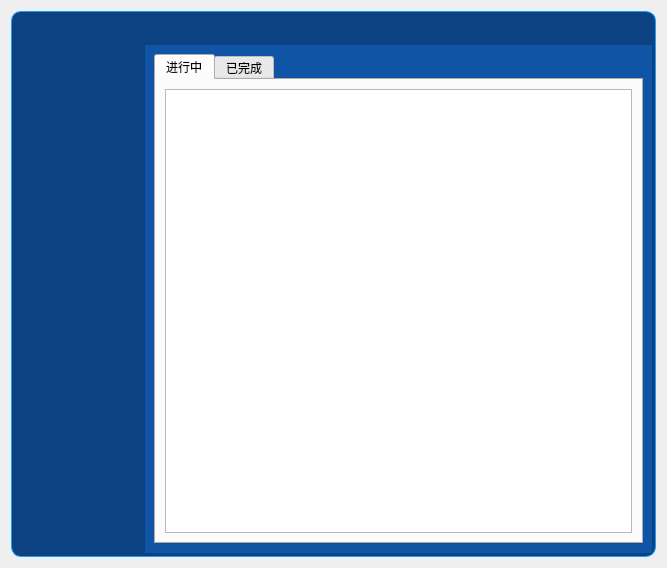
<?xml version="1.0" encoding="UTF-8"?>
<ui version="4.0">
 <class>HomeWidget</class>
 <widget class="QWidget" name="HomeWidget">
  <property name="geometry">
   <rect>
    <x>0</x>
    <y>0</y>
    <width>667</width>
    <height>568</height>
   </rect>
  </property>
  <property name="windowTitle">
   <string>HomeWidget</string>
  </property>
  <property name="styleSheet">
   <string notr="true"/>
  </property>
  <layout class="QVBoxLayout" name="verticalLayout_2">
   <item>
    <widget class="QWidget" name="Centeral" native="true">
     <property name="styleSheet">
      <string notr="true">#Centeral
{
background:rgb(13, 66, 130);
border-radius:10px;
border:1px solid rgb(30,157,255);
}</string>
     </property>
     <layout class="QVBoxLayout" name="verticalLayout_3">
      <property name="spacing">
       <number>0</number>
      </property>
      <property name="leftMargin">
       <number>4</number>
      </property>
      <property name="topMargin">
       <number>4</number>
      </property>
      <property name="rightMargin">
       <number>4</number>
      </property>
      <property name="bottomMargin">
       <number>4</number>
      </property>
      <item>
       <layout class="QHBoxLayout" name="TitleLaylout">
        <item>
         <spacer name="horizontalSpacer">
          <property name="orientation">
           <enum>Qt::Orientation::Horizontal</enum>
          </property>
          <property name="sizeHint" stdset="0">
           <size>
            <width>40</width>
            <height>20</height>
           </size>
          </property>
         </spacer>
        </item>
        <item>
         <widget class="QPushButton" name="MiniButton">
          <property name="minimumSize">
           <size>
            <width>30</width>
            <height>30</height>
           </size>
          </property>
          <property name="maximumSize">
           <size>
            <width>30</width>
            <height>30</height>
           </size>
          </property>
          <property name="styleSheet">
           <string notr="true">#MiniButton
{
border:none;
}

#MiniButton:hover{
background-color:rgb(177, 0, 3)
}

#MiniButton:pressed{
background-color:rgb(255, 0, 4)
}</string>
          </property>
          <property name="text">
           <string/>
          </property>
          <property name="icon">
           <iconset resource="icon.qrc">
            <normaloff>:/icon/mini.png</normaloff>:/icon/mini.png</iconset>
          </property>
         </widget>
        </item>
        <item>
         <widget class="QPushButton" name="CloseButton">
          <property name="minimumSize">
           <size>
            <width>30</width>
            <height>30</height>
           </size>
          </property>
          <property name="maximumSize">
           <size>
            <width>30</width>
            <height>30</height>
           </size>
          </property>
          <property name="styleSheet">
           <string notr="true">#CloseButton
{
border:none;
border-top-right-radius:10px;
}

#CloseButton:hover{
background-color:rgb(177, 0, 3)
}

#CloseButton:pressed{
background-color:rgb(255, 0, 4)
}</string>
          </property>
          <property name="text">
           <string/>
          </property>
          <property name="icon">
           <iconset resource="icon.qrc">
            <normaloff>:/icon/close.png</normaloff>:/icon/close.png</iconset>
          </property>
         </widget>
        </item>
       </layout>
      </item>
      <item>
       <layout class="QHBoxLayout" name="MainLayout">
        <item>
         <widget class="QWidget" name="DockerArea" native="true">
          <property name="styleSheet">
           <string notr="true">#DockerArea
{
background:rgb(13, 66, 130);
}</string>
          </property>
          <layout class="QVBoxLayout" name="verticalLayout">
           <property name="spacing">
            <number>0</number>
           </property>
           <property name="leftMargin">
            <number>0</number>
           </property>
           <property name="topMargin">
            <number>0</number>
           </property>
           <property name="rightMargin">
            <number>0</number>
           </property>
           <property name="bottomMargin">
            <number>0</number>
           </property>
           <item>
            <widget class="QPushButton" name="Upload">
             <property name="minimumSize">
              <size>
               <width>130</width>
               <height>100</height>
              </size>
             </property>
             <property name="maximumSize">
              <size>
               <width>130</width>
               <height>100</height>
              </size>
             </property>
             <property name="styleSheet">
              <string notr="true">#Upload
{
border:none;
}

#Upload:hover{
background-color:rgb(10, 54, 104);
}

#Upload:pressed{
background-color:rgb(16, 84, 166);
}</string>
             </property>
             <property name="text">
              <string/>
             </property>
             <property name="icon">
              <iconset resource="icon.qrc">
               <normaloff>:/icon/upload.png</normaloff>:/icon/upload.png</iconset>
             </property>
             <property name="iconSize">
              <size>
               <width>70</width>
               <height>70</height>
              </size>
             </property>
            </widget>
           </item>
           <item>
            <widget class="QPushButton" name="Download">
             <property name="minimumSize">
              <size>
               <width>130</width>
               <height>100</height>
              </size>
             </property>
             <property name="maximumSize">
              <size>
               <width>130</width>
               <height>100</height>
              </size>
             </property>
             <property name="styleSheet">
              <string notr="true">#Download
{
border:none;
}

#Download:hover{
background-color:rgb(10, 54, 104);
}

#Download:pressed{
background-color:rgb(16, 84, 166);
}</string>
             </property>
             <property name="text">
              <string/>
             </property>
             <property name="icon">
              <iconset resource="icon.qrc">
               <normaloff>:/icon/download.png</normaloff>:/icon/download.png</iconset>
             </property>
             <property name="iconSize">
              <size>
               <width>70</width>
               <height>70</height>
              </size>
             </property>
            </widget>
           </item>
           <item>
            <widget class="QPushButton" name="TaskList">
             <property name="minimumSize">
              <size>
               <width>130</width>
               <height>100</height>
              </size>
             </property>
             <property name="maximumSize">
              <size>
               <width>130</width>
               <height>100</height>
              </size>
             </property>
             <property name="styleSheet">
              <string notr="true">#TaskList
{
border:none;
}

#TaskList:hover{
background-color:rgb(10, 54, 104);
}

#TaskList:pressed{
background-color:rgb(16, 84, 166);
}</string>
             </property>
             <property name="text">
              <string/>
             </property>
             <property name="icon">
              <iconset resource="icon.qrc">
               <normaloff>:/icon/tasklist.png</normaloff>:/icon/tasklist.png</iconset>
             </property>
             <property name="iconSize">
              <size>
               <width>70</width>
               <height>70</height>
              </size>
             </property>
            </widget>
           </item>
           <item>
            <widget class="QPushButton" name="NodeList">
             <property name="minimumSize">
              <size>
               <width>130</width>
               <height>100</height>
              </size>
             </property>
             <property name="maximumSize">
              <size>
               <width>130</width>
               <height>100</height>
              </size>
             </property>
             <property name="styleSheet">
              <string notr="true">#NodeList
{
border:none;
}

#NodeList:hover{
background-color:rgb(10, 54, 104);
}

#NodeList:pressed{
background-color:rgb(16, 84, 166);
}</string>
             </property>
             <property name="text">
              <string/>
             </property>
             <property name="icon">
              <iconset resource="icon.qrc">
               <normaloff>:/icon/nodelist.png</normaloff>:/icon/nodelist.png</iconset>
             </property>
             <property name="iconSize">
              <size>
               <width>70</width>
               <height>70</height>
              </size>
             </property>
            </widget>
           </item>
           <item>
            <spacer name="verticalSpacer">
             <property name="orientation">
              <enum>Qt::Orientation::Vertical</enum>
             </property>
             <property name="sizeHint" stdset="0">
              <size>
               <width>20</width>
               <height>40</height>
              </size>
             </property>
            </spacer>
           </item>
          </layout>
         </widget>
        </item>
        <item>
         <widget class="QStackedWidget" name="stackedWidget">
          <property name="styleSheet">
           <string notr="true">#UploadWidget
{
background:qlineargradient(spread:pad, x1:0, y1:0, x2:1, y2:0, stop:0 rgba(0, 0, 0, 255), stop:1 rgba(255, 255, 255, 255));
}</string>
          </property>
          <property name="currentIndex">
           <number>2</number>
          </property>
          <widget class="QWidget" name="UploadWidget">
           <property name="styleSheet">
            <string notr="true">#UploadWidget
{
background-color:rgb(16, 84, 166);
}</string>
           </property>
           <layout class="QVBoxLayout" name="verticalLayout_8">
            <item>
             <widget class="QStackedWidget" name="CheckFileStackedWidget">
              <property name="currentIndex">
               <number>0</number>
              </property>
              <widget class="QWidget" name="CheckFileLayout">
               <layout class="QHBoxLayout" name="horizontalLayout_2">
                <item>
                 <spacer name="LeftSpacer">
                  <property name="orientation">
                   <enum>Qt::Orientation::Horizontal</enum>
                  </property>
                  <property name="sizeHint" stdset="0">
                   <size>
                    <width>40</width>
                    <height>20</height>
                   </size>
                  </property>
                 </spacer>
                </item>
                <item>
                 <layout class="QVBoxLayout" name="Layout">
                  <item>
                   <spacer name="TopSpacer">
                    <property name="orientation">
                     <enum>Qt::Orientation::Vertical</enum>
                    </property>
                    <property name="sizeHint" stdset="0">
                     <size>
                      <width>20</width>
                      <height>40</height>
                     </size>
                    </property>
                   </spacer>
                  </item>
                  <item>
                   <layout class="QHBoxLayout" name="horizontalLayout">
                    <item>
                     <widget class="QPushButton" name="CheckFile">
                      <property name="minimumSize">
                       <size>
                        <width>140</width>
                        <height>140</height>
                       </size>
                      </property>
                      <property name="maximumSize">
                       <size>
                        <width>140</width>
                        <height>140</height>
                       </size>
                      </property>
                      <property name="styleSheet">
                       <string notr="true">#CheckFile
{
border:none;

}</string>
                      </property>
                      <property name="text">
                       <string/>
                      </property>
                      <property name="icon">
                       <iconset theme="QIcon::ThemeIcon::FolderOpen"/>
                      </property>
                      <property name="iconSize">
                       <size>
                        <width>130</width>
                        <height>130</height>
                       </size>
                      </property>
                     </widget>
                    </item>
                   </layout>
                  </item>
                  <item>
                   <widget class="QLabel" name="CheckTips">
                    <property name="font">
                     <font>
                      <pointsize>15</pointsize>
                     </font>
                    </property>
                    <property name="text">
                     <string>点击上传或拖动到此处</string>
                    </property>
                    <property name="alignment">
                     <set>Qt::AlignmentFlag::AlignCenter</set>
                    </property>
                   </widget>
                  </item>
                  <item>
                   <spacer name="BottomSpacer">
                    <property name="orientation">
                     <enum>Qt::Orientation::Vertical</enum>
                    </property>
                    <property name="sizeHint" stdset="0">
                     <size>
                      <width>20</width>
                      <height>40</height>
                     </size>
                    </property>
                   </spacer>
                  </item>
                 </layout>
                </item>
                <item>
                 <spacer name="RightSpacer">
                  <property name="orientation">
                   <enum>Qt::Orientation::Horizontal</enum>
                  </property>
                  <property name="sizeHint" stdset="0">
                   <size>
                    <width>40</width>
                    <height>20</height>
                   </size>
                  </property>
                 </spacer>
                </item>
               </layout>
              </widget>
              <widget class="QWidget" name="CheckFileTree">
               <layout class="QVBoxLayout" name="verticalLayout_4">
                <item>
                 <widget class="QTreeWidget" name="FilesTree">
                  <column>
                   <property name="text">
                    <string notr="true">1</string>
                   </property>
                  </column>
                 </widget>
                </item>
                <item>
                 <layout class="QHBoxLayout" name="ToolLayout">
                  <item>
                   <spacer name="ToolSpacer">
                    <property name="orientation">
                     <enum>Qt::Orientation::Horizontal</enum>
                    </property>
                    <property name="sizeHint" stdset="0">
                     <size>
                      <width>40</width>
                      <height>20</height>
                     </size>
                    </property>
                   </spacer>
                  </item>
                  <item>
                   <widget class="QPushButton" name="CancleUploadButton">
                    <property name="text">
                     <string>取消</string>
                    </property>
                   </widget>
                  </item>
                  <item>
                   <widget class="QPushButton" name="EnterUploadButton">
                    <property name="text">
                     <string>确认</string>
                    </property>
                   </widget>
                  </item>
                 </layout>
                </item>
               </layout>
              </widget>
             </widget>
            </item>
           </layout>
          </widget>
          <widget class="QWidget" name="DownloadWidget">
           <property name="styleSheet">
            <string notr="true">#DownloadWidget
{
background-color:rgb(16, 84, 166);
}</string>
           </property>
           <layout class="QHBoxLayout" name="horizontalLayout_3">
            <item>
             <widget class="QStackedWidget" name="RemoteStackedWidget">
              <property name="font">
               <font>
                <pointsize>12</pointsize>
                <bold>true</bold>
               </font>
              </property>
              <property name="styleSheet">
               <string notr="true">#CheckNode
{
background-color:rgb(16, 84, 166);
}
</string>
              </property>
              <property name="currentIndex">
               <number>0</number>
              </property>
              <widget class="QWidget" name="CheckNode">
               <layout class="QHBoxLayout" name="horizontalLayout_4">
                <item>
                 <widget class="QComboBox" name="comboBox">
                  <property name="minimumSize">
                   <size>
                    <width>120</width>
                    <height>40</height>
                   </size>
                  </property>
                  <property name="maximumSize">
                   <size>
                    <width>120</width>
                    <height>40</height>
                   </size>
                  </property>
                  <property name="font">
                   <font>
                    <bold>true</bold>
                   </font>
                  </property>
                  <item>
                   <property name="text">
                    <string>选择节点</string>
                   </property>
                  </item>
                  <item>
                   <property name="text">
                    <string>本地节点1</string>
                   </property>
                  </item>
                 </widget>
                </item>
               </layout>
              </widget>
              <widget class="QWidget" name="RemoteFloder">
               <property name="styleSheet">
                <string notr="true">#RemoteFloder
{
background-color:rgb(16, 84, 166);
}</string>
               </property>
               <layout class="QVBoxLayout" name="verticalLayout_5">
                <item>
                 <widget class="QLabel" name="RemoteName">
                  <property name="font">
                   <font>
                    <pointsize>15</pointsize>
                    <bold>true</bold>
                   </font>
                  </property>
                  <property name="styleSheet">
                   <string notr="true">#RemoteName
{
color:#c0c0c0;
}</string>
                  </property>
                  <property name="text">
                   <string/>
                  </property>
                 </widget>
                </item>
                <item>
                 <widget class="QTreeWidget" name="FloderTree">
                  <column>
                   <property name="text">
                    <string notr="true">1</string>
                   </property>
                  </column>
                 </widget>
                </item>
               </layout>
              </widget>
             </widget>
            </item>
           </layout>
          </widget>
          <widget class="QWidget" name="TaskListWidget">
           <property name="styleSheet">
            <string notr="true">#TaskListWidget
{
background-color:rgb(16, 84, 166);
}</string>
           </property>
           <layout class="QHBoxLayout" name="horizontalLayout_5">
            <item>
             <widget class="QTabWidget" name="tabWidget">
              <property name="currentIndex">
               <number>0</number>
              </property>
              <widget class="QWidget" name="Downloading">
               <attribute name="title">
                <string>进行中</string>
               </attribute>
               <layout class="QVBoxLayout" name="verticalLayout_6">
                <item>
                 <widget class="QListWidget" name="DownloadingListWidget"/>
                </item>
               </layout>
              </widget>
              <widget class="QWidget" name="Finished">
               <attribute name="title">
                <string>已完成</string>
               </attribute>
               <layout class="QVBoxLayout" name="verticalLayout_7">
                <item>
                 <widget class="QListWidget" name="FinishedListWidget"/>
                </item>
               </layout>
              </widget>
             </widget>
            </item>
           </layout>
          </widget>
          <widget class="QWidget" name="NodeListWidget">
           <property name="styleSheet">
            <string notr="true">#NodeListWidget
{
background-color:rgb(16, 84, 166);
}</string>
           </property>
           <layout class="QHBoxLayout" name="horizontalLayout_6">
            <item>
             <widget class="QListWidget" name="listWidget"/>
            </item>
           </layout>
          </widget>
         </widget>
        </item>
       </layout>
      </item>
     </layout>
    </widget>
   </item>
  </layout>
 </widget>
 <resources>
  <include location="icon.qrc"/>
 </resources>
 <connections/>
</ui>
